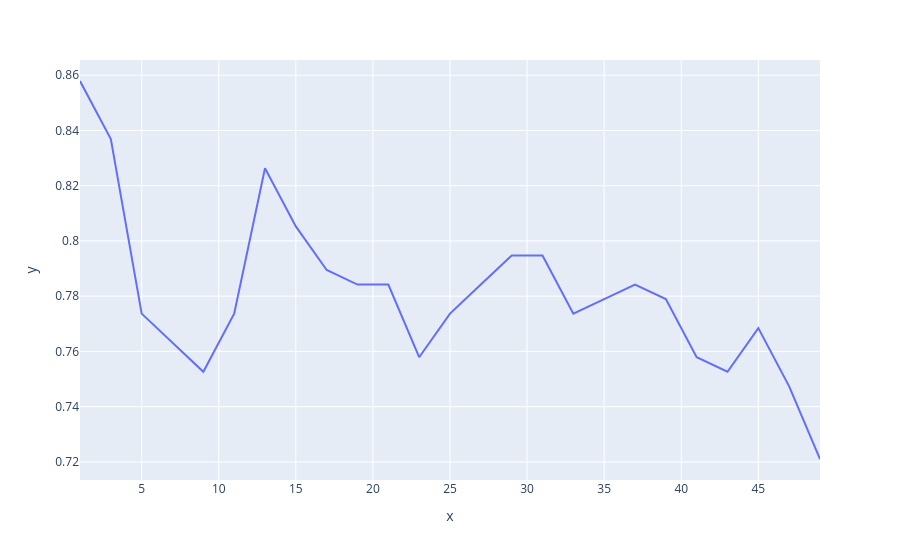

Write notebook code for a chart like this one.
### Code cell
px.line(x=k_values, y=accuracy_values)

### Figure 1 — Plotly figure (JSON) as saved in the notebook; plotly's stock layout.template omitted (floating-point values rounded to 4 significant figures)
{"data": [{"hovertemplate": "x=%{x}<br>y=%{y}<extra></extra>", "legendgroup": "", "line": {"color": "#636efa", "dash": "solid"}, "marker": {"symbol": "circle"}, "mode": "lines", "name": "", "orientation": "v", "showlegend": false, "type": "scatter", "x": [1, 3, 5, 7, 9, 11, 13, 15, 17, 19, 21, 23, 25, 27, 29, 31, 33, 35, 37, 39, 41, 43, 45, 47, 49], "xaxis": "x", "y": [0.8579, 0.8368, 0.7737, 0.7632, 0.7526, 0.7737, 0.8263, 0.8053, 0.7895, 0.7842, 0.7842, 0.7579, 0.7737, 0.7842, 0.7947, 0.7947, 0.7737, 0.7789, 0.7842, 0.7789, 0.7579, 0.7526, 0.7684, 0.7474, 0.7211], "yaxis": "y"}], "layout": {"legend": {"tracegroupgap": 0}, "margin": {"t": 60}, "xaxis": {"anchor": "y", "domain": [0, 1], "title": {"text": "x"}}, "yaxis": {"anchor": "x", "domain": [0, 1], "title": {"text": "y"}}}}
